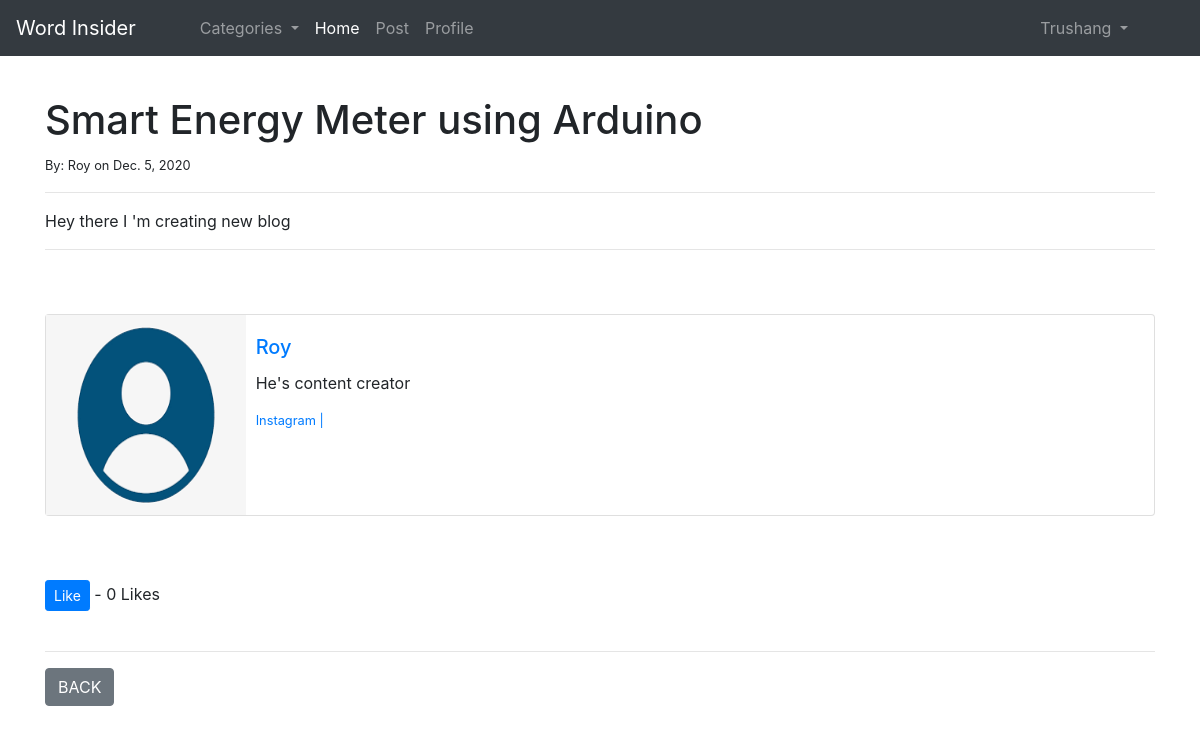
The page /article/1 (signed in) on the database its author committed.
### blog/models.py (models this page shows, shortened)
class Post(models.Model):
    title = models.CharField(max_length=255)
    header_image = models.ImageField(null=True,blank=True,upload_to="images/")
    title_tag = models.CharField(max_length=255)
    author = models.ForeignKey(User,on_delete=models.CASCADE)
    body = RichTextField(blank=True,null=True)
    pub_Date = models.DateField(auto_now_add=True)
    category = models.CharField(max_length=10,default='coding')
    likes = models.ManyToManyField(User,related_name='blog_posts')
    snippet = models.CharField(max_length=50)
    def total_likes(self):
        return self.likes.count()

class Profile(models.Model):
    user = models.OneToOneField(User,null=True,on_delete=models.CASCADE)
    bio = models.TextField()
    profile_pic = models.ImageField(null=True,blank=True,upload_to="images/profile/")
    social_media_insta = models.CharField(null=True,blank=True,max_length=50)
    social_media_github = models.CharField(null=True, blank=True, max_length=50)
    social_media_pinterest = models.CharField(null=True, blank=True, max_length=50)

### blog/views.py (the view)
# urls.py: path('article/<int:pk>',ArticleDetailView.as_view(),name='article-detail'),
class ArticleDetailView(DetailView):
    model = Post
    template_name = 'article_detail.html'
    def get_context_data(self, *args, **kwargs):
        cat_menu = CategoryList.objects.all()
        context = super(ArticleDetailView,self).get_context_data(*args, **kwargs)
        stuff = get_object_or_404(Post,id=self.kwargs['pk'])
        total_likes = stuff.total_likes()
        liked = False
        if stuff.likes.filter(id=self.request.user.id).exists():
            liked = True
        context["cat_menu"] = cat_menu
        context["total_likes"] = total_likes
        context["liked"] = liked
        return context

### blog/models.py (called while the page is built)
    def __str__(self):
        return self.name

### blog/templates/article_detail.html (shortened to what this page needs)
{% extends 'base.html' %}
{% load static %}
{% block content %}
{% if user.is_authenticated%}
<h1>{{ post.title }}</h1>
    <small> By: {{ post.author }} on {{ post.pub_Date }}</small>
<br>
<hr>
{{ post.body|safe}}
<hr>
    <br>
    <br>
    <div class="card mb-3" >
  <div class="row g-0">
    <div class="col-md-2">
        {% if post.author.profile.profile_pic %}
            <img src="{{ post.author.profile.profile_pic.url }}" width=200 height=200 >
            {% else %}
            <img src="{% static 'blog/images/alt.png' %}" width=200 height=200>
            {% endif %}
    </div>
    <div class="col-md-10">
      <div class="card-body">
      <a href="{% url 'profile-page' post.author.profile.id %}">
        <h5 class="card-title">{{ post.author }}</h5>
      </a>
           <p class="card-text">{{ post.author.profile.bio }}</p>
        <p class="small text-muted">
            {%  if post.author.profile.social_media_insta %}
          <a href="{{ post.author.profile.social_media_insta }}">Instagram |  </a>
            {% endif %}
        </p>
      </div>
    </div>
  </div>
</div>
    <br>
    <br>
    <form action="{% url 'like_post' post.pk%}" method="POST">
        {% if liked %}
        <button name="post_ids", type="submit", value="{{ post.id }}", class="btn btn-danger btn-sm"> Dislike </button>
        - {{ total_likes }} Likes
        {% else %}
        <button name="post_ids", type="submit", value="{{ post.id }}", class="btn btn-primary btn-sm"> Like </button>
        - {{ total_likes }} Likes
        {% endif %}
    </form>
    <br>
<hr>
<a href="{% url 'home' %}"><div type="button" class="btn btn-secondary">BACK
</div></a>
    {% else %}
    <body>
    <h4> Log In to Read full Doc.</h4>
    </body>
{% endif %}
{% endblock %}

### blog/templates/base.html (shortened to what this page needs)
<!doctype html>
<html lang="en">
  <head>
    <link rel="stylesheet" href="https://cdn.jsdelivr.net/npm/bootstrap@4.5.3/dist/css/bootstrap.min.css">
  </head>
  <div>
  <ul class="navbar navbar-expand-lg navbar-dark bg-dark">
  <a class="navbar-brand" href="{% url 'home' %}">Word Insider</a>
  <ul class="collapse navbar-collapse" id="navbarSupportedContent">
    <ul class="navbar-nav mr-auto">
    {% if cat_menu %}
            <li class="nav-item dropdown">
        <a class="nav-link dropdown-toggle" href="#" id="navbarDropdown" role="button" data-toggle="dropdown" aria-haspopup="true" aria-expanded="false">
          Categories
        </a>
      </li>
        {% endif %}
    {% if user.is_authenticated %}
            <li class="nav-item active">
        <a class="nav-link" href="{% url 'home' %}">Home <span class="sr-only">(current)</span></a>
      </li>
      <li class="nav-item">
        <a class="nav-link" href="{% url 'add-post' %}">Post</a>
      </li>
        <li class="nav-item">
        <a class="nav-link" href="{% url 'edit_profile' %}">Profile</a>
      </li>
         </ul>
        <ul class="navbar-nav ml-auto pr-5">
      <li class="nav-item dropdown">
        <a class="nav-link dropdown-toggle" href="#" id="navbarDropdown" role="button" data-toggle="dropdown" aria-haspopup="true" aria-expanded="false">
          {{ user.username }}
        </a>
      </li>
        </ul>
  </ul>
    {% endif %}
</div>
  <br>
  <div class="container">
    {% block content %}
    {% endblock %}
  </div>
  </body>
</html>

### rows shown on the page
Post: title "Smart Energy Meter using Arduino", author "Roy", pub_Date "Dec. 5, 2020", body "Hey there I 'm creating new blog", author.profile.bio "He's content creator"

### other values the page prints
{{ user.username }} "Trushang"
{{ total_likes }} "0"
